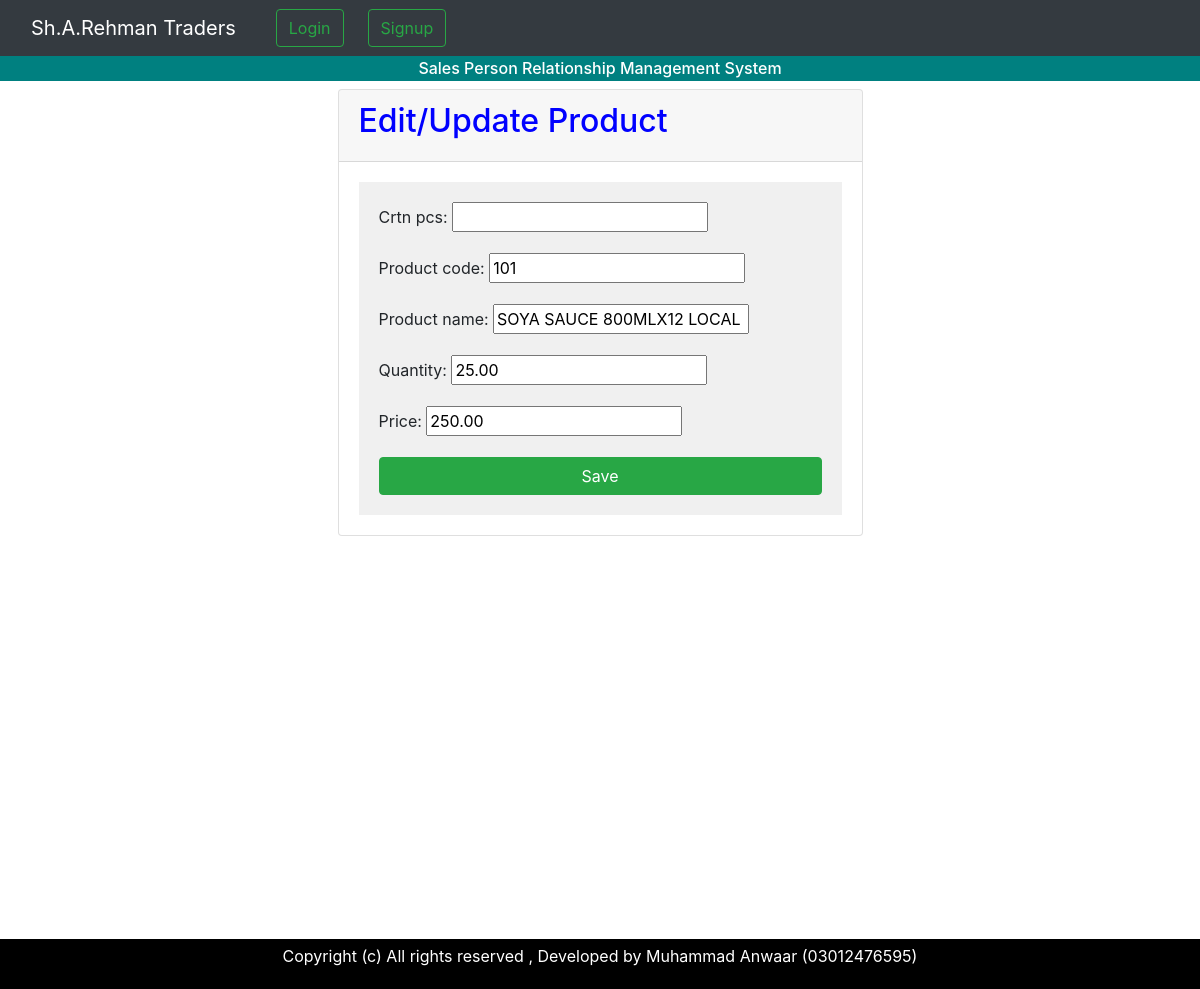
Page /myapp/edit_product/3/ on the committed database.
### myapp/models.py (models this page shows, shortened)
class Product(models.Model):
    crtn_pcs = models.CharField(max_length=80, null=True,blank=True)
    product_code = models.CharField(max_length=255,null=True,blank=True)
    product_name = models.CharField(max_length=255)
    quantity = models.DecimalField(max_digits=10, decimal_places=2, default=0.0,blank=True,null=True)
    price=models.DecimalField(max_digits=10, decimal_places=2, default=0.0,blank=True,null=True)

### myapp/views.py (the view)
# urls.py: path('edit_product/<int:pk>/', views.edit_product, name='edit_product'),
def edit_product(request, pk):
    product = get_object_or_404(Product, pk=pk)
    if request.method == 'POST':
        form = ProductForm(request.POST, instance=product)
        if form.is_valid():
            form.save()
            return redirect('product_list')
    else:
        form = ProductForm(instance=product)
    return render(request, 'myapp/product/edit_product.html', {'form': form, 'action': 'Edit'})

### myapp/forms.py
class ProductForm(forms.ModelForm):
    class Meta:
        model = Product
        fields = ['crtn_pcs','product_code', 'product_name','quantity','price']

### templates/myapp/product/edit_product.html (shortened to what this page needs)
{% extends 'base.html' %}
{% block content %}
<div class="container">
    <div class="row justify-content-center">
        <div class="col-md-6">
            <div class="card">
                <div class="card-header">
    <h2 style="color: blue;">Edit/Update Product</h2>
</div>
<div class="card-body">
    <form method="post" style="background-color: #f0f0f0; padding: 20px;">
        {{ form.as_p}}
        <button type="submit" class="btn btn-success btn-block">Save</button>
    </form>
</div>
</div>
</div>
</div>
</div>
{% endblock %}

### rows in the picture
Product: product_code "101", product_name "SOYA SAUCE 800MLX12 LOCAL", quantity "25.00", price "250.00"
